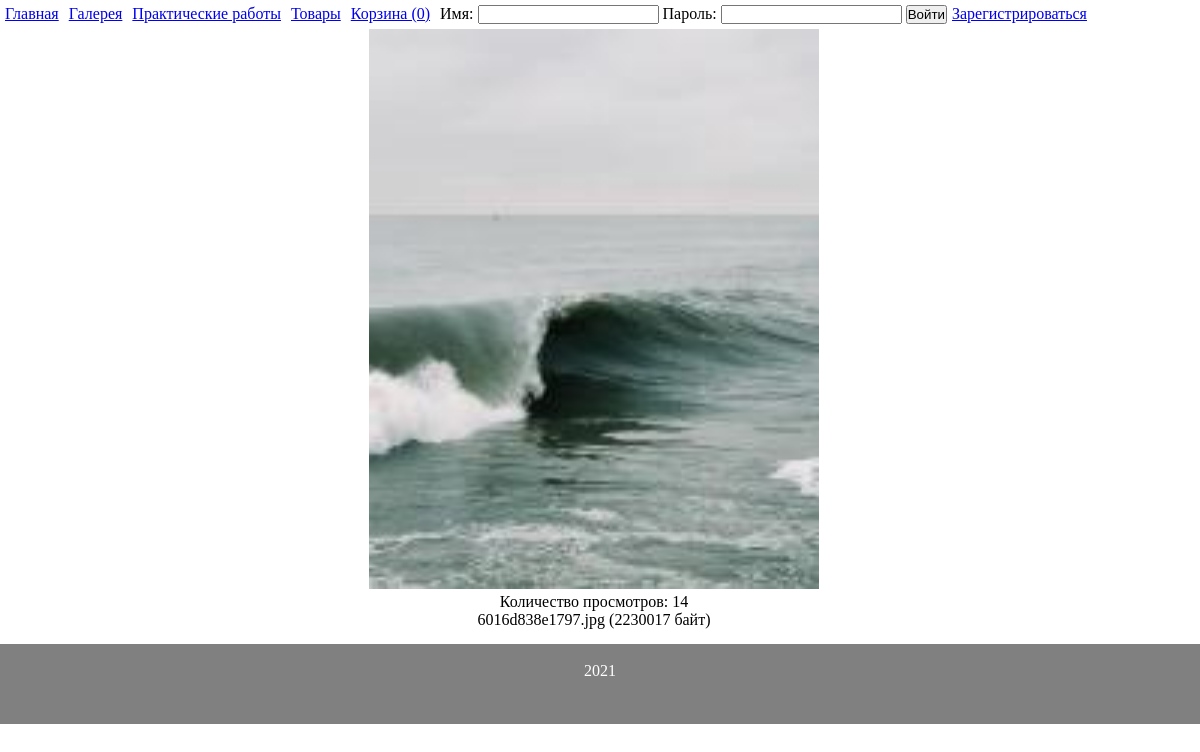
The page /onepic/1 on the database its author committed.
### tables this page shows
CREATE TABLE `gallery` (
  `id` int(11) NOT NULL,
  `image` mediumtext NOT NULL,
  `size` int(11) NOT NULL,
  `countViews` int(11) NOT NULL DEFAULT '0'
);

### engine/db_connections.php (called while the page is built, shortened)
<?php
function getConnect() {
    static $db = null;
    if (is_null($db)) {
        $db = @mysqli_connect(DB_HOST . ':' . DB_PORT, DB_USERNAME, DB_PASSWORD, DB_DATABASE) or die("Ошибка " . mysqli_connect_error());
    }
    return $db;
}
function getDBRequest($request) {
    $res = @mysqli_query(getConnect(), $request) or die(mysqli_error(getConnect()));
    if ($res === true) {
        $row = true;
    } else if (isset($res->num_rows)) {
        $row = mysqli_fetch_all($res, MYSQLI_ASSOC);
    } else {
        $row = false;
    }
    return $row;
}

### models/gallery.php (called while the page is built, shortened)
<?php
function getOnePic(int $id) {
    return getDBRequest("SELECT * FROM gallery WHERE id={$id}")[0];
}

### engine/controller.php (called while the page is built, shortened)
<?php
function prepareVariables($url_array) {
    if ($url_array[1] == "") {
        $params['page'] = 'index';
    } else {
        $params['page'] = $url_array[1];
    }
    $params['countP'] = countInBasket(session_id());
    $params['layout'] = 'app';
    switch ($params['page']) {
        case 'onepic':
            $params['page'] = implode('/', ['galleries', $url_array[1]]);
            $id = (int) $url_array[2];
            $params['pic'] = getOnePic($id);
            break;
    }
    return $params;
}

### templates/galleries/onepic.php (the view)
<div style="width: 99vw; text-align: center;">
    <img src='/img/gallery/<?=$pic['image']?>' class="bigPic">
    <p>Количество просмотров: <?=$pic['countViews']?></p>
    <p><?=$pic['image']?> (<?=$pic['size']?> байт)</p>
</div>

### public/css/main.css (style rules this page uses)
* { margin: 0; padding: 0; }
body { display: -webkit-box; display: -ms-flexbox; display: flex; -webkit-box-orient: vertical; -webkit-box-direction: normal; -ms-flex-direction: column; flex-direction: column; }
.bigPic { height: 70vh; }

### rows shown on the page
gallery: image (picture), countViews "14", image "6016d838e1797.jpg", size "2230017"

### other values the page prints
$key['title'] "Главная"
$key['title'] "Галерея"
$key['title'] "Практические работы"
$key['title'] "Товары"
$key['title'] "Корзина (0)"
